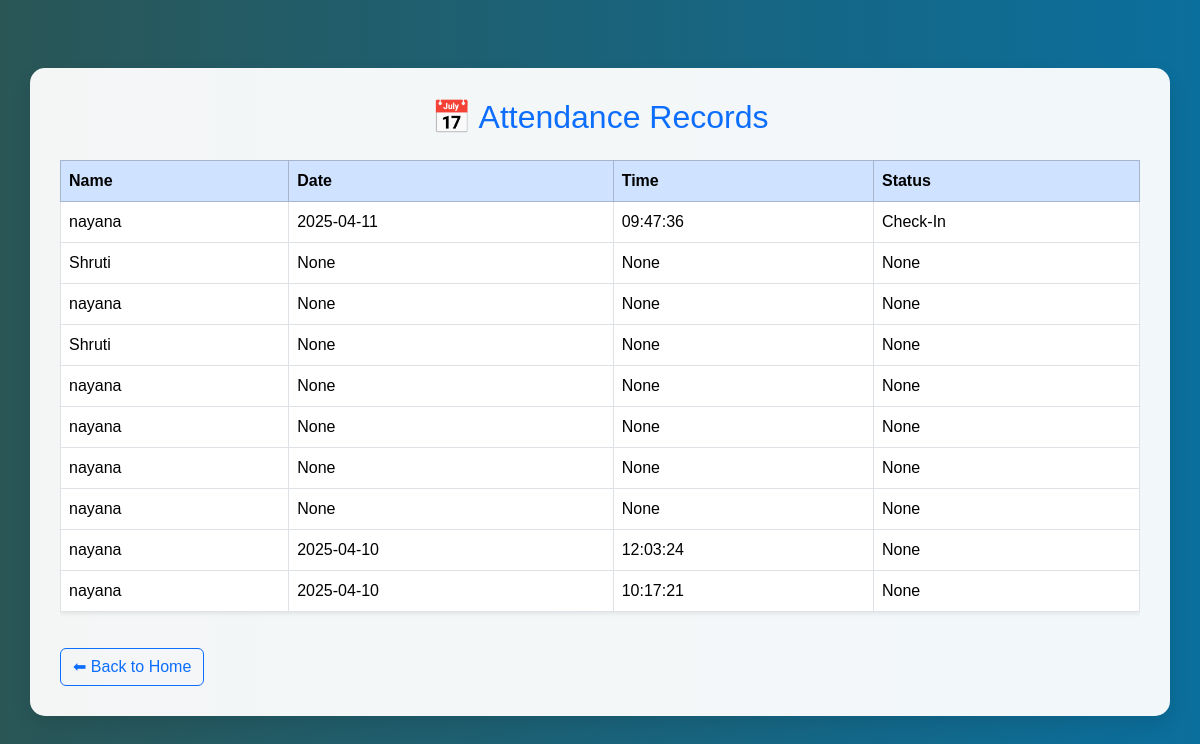
The page /dashboard (signed in) on the database as committed earlier.
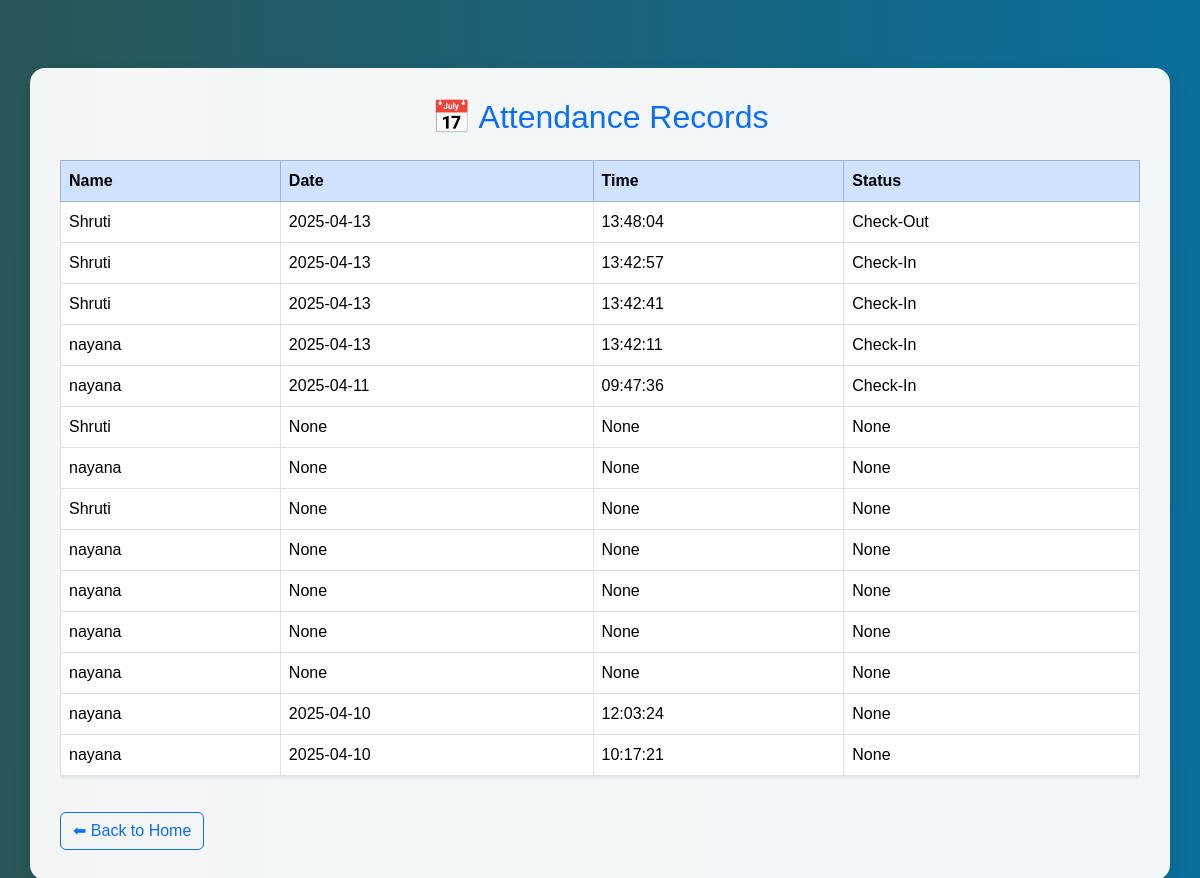
The same page on the database as committed later.
### tables this page shows
CREATE TABLE attendance (
        id INTEGER PRIMARY KEY AUTOINCREMENT,
        user_id INTEGER,
        timestamp TEXT, status TEXT, s TEXT, student_id TEXT,
        FOREIGN KEY(user_id) REFERENCES users(id)
    );

CREATE TABLE users (
        id INTEGER PRIMARY KEY AUTOINCREMENT,
        name TEXT,
        image_path TEXT
    , student_id TEXT);

### main.py (the view)
@app.route('/dashboard')
def dashboard():
     if not session.get('logged_in'):
        return redirect(url_for('login'))
     conn = sqlite3.connect('database.db')
     cur = conn.cursor()
     cur.execute('''
        SELECT users.name,
           DATE(attendance.timestamp) AS date,
           TIME(attendance.timestamp) AS time,
           attendance.status
        FROM attendance
        JOIN users ON attendance.user_id = users.id
        ORDER BY attendance.timestamp DESC
     ''')
     records = cur.fetchall()
     conn.close()
     return render_template('dashboard.html', records=records)

### templates/dashboard.html (shortened to what this page needs)
<!DOCTYPE html>
<html>
<head>
    <link href="https://cdn.jsdelivr.net/npm/bootstrap@5.3.3/dist/css/bootstrap.min.css" rel="stylesheet">
    <link rel="stylesheet" href="https://cdnjs.cloudflare.com/ajax/libs/animate.css/4.1.1/animate.min.css"/>
</head>
<body>
    <div class="container mt-5 animate__animated animate__fadeIn">
        <h2 class="text-center text-primary mb-4">📅 Attendance Records</h2>
        <div class="table-responsive">
            <table class="table table-bordered table-hover shadow-sm">
                <thead class="table-primary">
                    <tr>
                        <th>Name</th>
                        <th>Date</th>
                        <th>Time</th>
                        <th>Status</th>
                    </tr>
                </thead>
                <tbody>
                    {% for record in records %}
                    <tr>
                        <td>{{ record[0] }}</td>
                        <td>{{ record[1] }}</td>
                        <td>{{ record[2] }}</td>
                        <td>{{ record[3] }}</td>
                    </tr>
                    {% endfor %}
                </tbody>
            </table>
        </div>
        <a href="/" class="btn btn-outline-primary back-btn">⬅ Back to Home</a>
    </div>
</body>
</html>

### templates/dashboard.html (style rules this page uses)
body { font-family: Arial, sans-serif; margin: 0; padding: 20px; background: linear-gradient(to right, #2a5656, #0b6f9d); min-height: 100vh; }
.back-btn { margin-top: 20px; }
.container { background-color: rgba(255, 255, 255, 0.95); padding: 30px; border-radius: 15px; box-shadow: 0 8px 20px rgba(0,0,0,0.1); }
.animate__fadeIn { animation-duration: 1s; }

Rows that differ between the two databases and show on the page:
added attendance: name "Shruti", timestamp "2025-04-13", record "13:48:04", status "Check-Out"
added attendance: name "Shruti", timestamp "2025-04-13", record "13:42:57", status "Check-In"
added attendance: name "Shruti", timestamp "2025-04-13", record "13:42:41", status "Check-In"
added attendance: name "nayana", timestamp "2025-04-13", record "13:42:11", status "Check-In"
